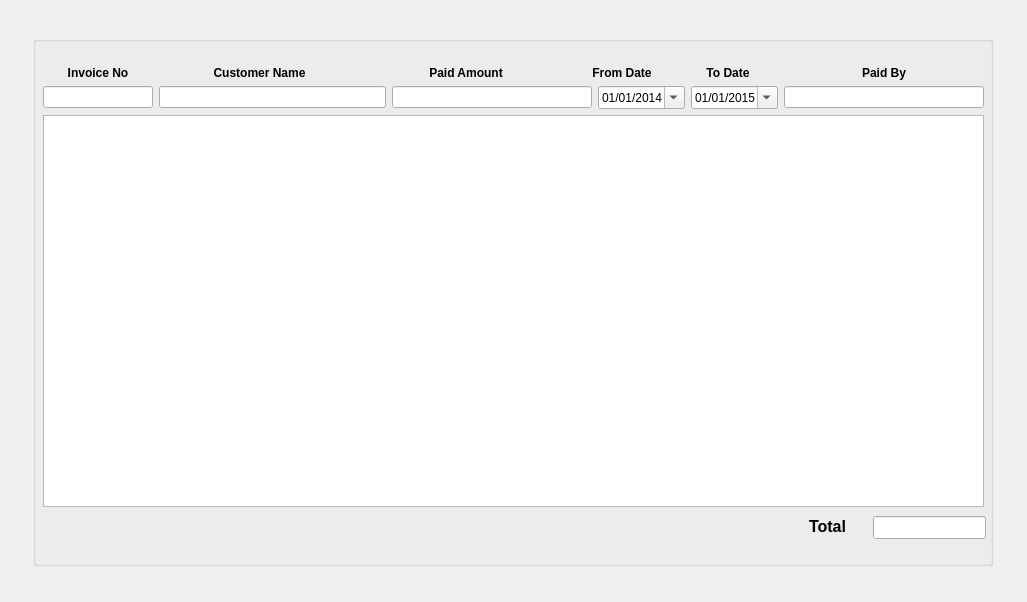
<?xml version="1.0" encoding="UTF-8"?>
<ui version="4.0">
 <class>TransactionReport</class>
 <widget class="QWidget" name="TransactionReport">
  <property name="geometry">
   <rect>
    <x>0</x>
    <y>0</y>
    <width>1027</width>
    <height>602</height>
   </rect>
  </property>
  <property name="minimumSize">
   <size>
    <width>800</width>
    <height>530</height>
   </size>
  </property>
  <property name="windowTitle">
   <string>Form</string>
  </property>
  <layout class="QHBoxLayout" name="horizontalLayout_3">
   <item>
    <layout class="QHBoxLayout" name="horizontalLayout_2">
     <item>
      <spacer name="horizontalSpacer">
       <property name="orientation">
        <enum>Qt::Horizontal</enum>
       </property>
       <property name="sizeHint" stdset="0">
        <size>
         <width>40</width>
         <height>20</height>
        </size>
       </property>
      </spacer>
     </item>
     <item>
      <layout class="QVBoxLayout" name="verticalLayout_2">
       <item>
        <spacer name="verticalSpacer_2">
         <property name="orientation">
          <enum>Qt::Vertical</enum>
         </property>
         <property name="sizeHint" stdset="0">
          <size>
           <width>20</width>
           <height>40</height>
          </size>
         </property>
        </spacer>
       </item>
       <item>
        <widget class="QGroupBox" name="groupBox">
         <property name="minimumSize">
          <size>
           <width>960</width>
           <height>530</height>
          </size>
         </property>
         <property name="title">
          <string/>
         </property>
         <widget class="QLineEdit" name="lineEditTotalBalance">
          <property name="geometry">
           <rect>
            <x>840</x>
            <y>480</y>
            <width>113</width>
            <height>23</height>
           </rect>
          </property>
          <property name="font">
           <font>
            <pointsize>12</pointsize>
            <weight>75</weight>
            <bold>true</bold>
           </font>
          </property>
          <property name="alignment">
           <set>Qt::AlignRight|Qt::AlignTrailing|Qt::AlignVCenter</set>
          </property>
         </widget>
         <widget class="QLabel" name="label">
          <property name="geometry">
           <rect>
            <x>776</x>
            <y>480</y>
            <width>51</width>
            <height>21</height>
           </rect>
          </property>
          <property name="font">
           <font>
            <pointsize>12</pointsize>
            <weight>75</weight>
            <bold>true</bold>
           </font>
          </property>
          <property name="text">
           <string>Total</string>
          </property>
         </widget>
         <widget class="QWidget" name="layoutWidget_2">
          <property name="geometry">
           <rect>
            <x>10</x>
            <y>30</y>
            <width>941</width>
            <height>441</height>
           </rect>
          </property>
          <layout class="QVBoxLayout" name="verticalLayout">
           <item>
            <layout class="QHBoxLayout" name="horizontalLayout_4">
             <item>
              <widget class="QLabel" name="label_2">
               <property name="maximumSize">
                <size>
                 <width>110</width>
                 <height>16777215</height>
                </size>
               </property>
               <property name="font">
                <font>
                 <pointsize>9</pointsize>
                 <weight>75</weight>
                 <bold>true</bold>
                </font>
               </property>
               <property name="text">
                <string>Invoice No</string>
               </property>
               <property name="alignment">
                <set>Qt::AlignCenter</set>
               </property>
              </widget>
             </item>
             <item>
              <widget class="QLabel" name="label_5">
               <property name="maximumSize">
                <size>
                 <width>250</width>
                 <height>16777215</height>
                </size>
               </property>
               <property name="font">
                <font>
                 <pointsize>9</pointsize>
                 <weight>75</weight>
                 <bold>true</bold>
                </font>
               </property>
               <property name="text">
                <string>Customer Name</string>
               </property>
               <property name="alignment">
                <set>Qt::AlignCenter</set>
               </property>
              </widget>
             </item>
             <item>
              <widget class="QLabel" name="label_6">
               <property name="maximumSize">
                <size>
                 <width>200</width>
                 <height>16777215</height>
                </size>
               </property>
               <property name="font">
                <font>
                 <pointsize>9</pointsize>
                 <weight>75</weight>
                 <bold>true</bold>
                </font>
               </property>
               <property name="text">
                <string>Paid Amount</string>
               </property>
               <property name="alignment">
                <set>Qt::AlignCenter</set>
               </property>
              </widget>
             </item>
             <item>
              <widget class="QLabel" name="label_3">
               <property name="minimumSize">
                <size>
                 <width>0</width>
                 <height>0</height>
                </size>
               </property>
               <property name="maximumSize">
                <size>
                 <width>100</width>
                 <height>16777215</height>
                </size>
               </property>
               <property name="font">
                <font>
                 <pointsize>9</pointsize>
                 <weight>75</weight>
                 <bold>true</bold>
                </font>
               </property>
               <property name="text">
                <string>From Date</string>
               </property>
               <property name="alignment">
                <set>Qt::AlignCenter</set>
               </property>
              </widget>
             </item>
             <item>
              <widget class="QLabel" name="label_4">
               <property name="minimumSize">
                <size>
                 <width>0</width>
                 <height>0</height>
                </size>
               </property>
               <property name="maximumSize">
                <size>
                 <width>100</width>
                 <height>16777215</height>
                </size>
               </property>
               <property name="font">
                <font>
                 <pointsize>9</pointsize>
                 <weight>75</weight>
                 <bold>true</bold>
                </font>
               </property>
               <property name="text">
                <string>To Date</string>
               </property>
               <property name="alignment">
                <set>Qt::AlignCenter</set>
               </property>
              </widget>
             </item>
             <item>
              <widget class="QLabel" name="label_7">
               <property name="maximumSize">
                <size>
                 <width>200</width>
                 <height>16777215</height>
                </size>
               </property>
               <property name="font">
                <font>
                 <pointsize>9</pointsize>
                 <weight>75</weight>
                 <bold>true</bold>
                </font>
               </property>
               <property name="text">
                <string>Paid By</string>
               </property>
               <property name="alignment">
                <set>Qt::AlignCenter</set>
               </property>
              </widget>
             </item>
            </layout>
           </item>
           <item>
            <layout class="QHBoxLayout" name="horizontalLayout">
             <item>
              <widget class="QLineEdit" name="lineEditInvoice">
               <property name="maximumSize">
                <size>
                 <width>110</width>
                 <height>16777215</height>
                </size>
               </property>
              </widget>
             </item>
             <item>
              <widget class="QLineEdit" name="lineEditCustomer">
               <property name="maximumSize">
                <size>
                 <width>250</width>
                 <height>16777215</height>
                </size>
               </property>
              </widget>
             </item>
             <item>
              <widget class="QLineEdit" name="lineEditPaidAmount">
               <property name="maximumSize">
                <size>
                 <width>200</width>
                 <height>16777215</height>
                </size>
               </property>
              </widget>
             </item>
             <item>
              <widget class="QDateEdit" name="dateEditFrom">
               <property name="minimumSize">
                <size>
                 <width>80</width>
                 <height>0</height>
                </size>
               </property>
               <property name="maximumSize">
                <size>
                 <width>100</width>
                 <height>16777215</height>
                </size>
               </property>
               <property name="displayFormat">
                <string>dd/MM/yyyy</string>
               </property>
               <property name="calendarPopup">
                <bool>true</bool>
               </property>
               <property name="date">
                <date>
                 <year>2014</year>
                 <month>1</month>
                 <day>1</day>
                </date>
               </property>
              </widget>
             </item>
             <item>
              <widget class="QDateEdit" name="dateEditTo">
               <property name="minimumSize">
                <size>
                 <width>80</width>
                 <height>0</height>
                </size>
               </property>
               <property name="maximumSize">
                <size>
                 <width>100</width>
                 <height>16777215</height>
                </size>
               </property>
               <property name="displayFormat">
                <string>dd/MM/yyyy</string>
               </property>
               <property name="calendarPopup">
                <bool>true</bool>
               </property>
               <property name="date">
                <date>
                 <year>2015</year>
                 <month>1</month>
                 <day>1</day>
                </date>
               </property>
              </widget>
             </item>
             <item>
              <widget class="QLineEdit" name="lineEditPaidBy">
               <property name="maximumSize">
                <size>
                 <width>200</width>
                 <height>16777215</height>
                </size>
               </property>
              </widget>
             </item>
            </layout>
           </item>
           <item>
            <widget class="QTableView" name="tableView"/>
           </item>
          </layout>
         </widget>
        </widget>
       </item>
       <item>
        <spacer name="verticalSpacer">
         <property name="orientation">
          <enum>Qt::Vertical</enum>
         </property>
         <property name="sizeHint" stdset="0">
          <size>
           <width>20</width>
           <height>40</height>
          </size>
         </property>
        </spacer>
       </item>
      </layout>
     </item>
     <item>
      <spacer name="horizontalSpacer_2">
       <property name="orientation">
        <enum>Qt::Horizontal</enum>
       </property>
       <property name="sizeHint" stdset="0">
        <size>
         <width>40</width>
         <height>20</height>
        </size>
       </property>
      </spacer>
     </item>
    </layout>
   </item>
  </layout>
 </widget>
 <resources/>
 <connections/>
</ui>
